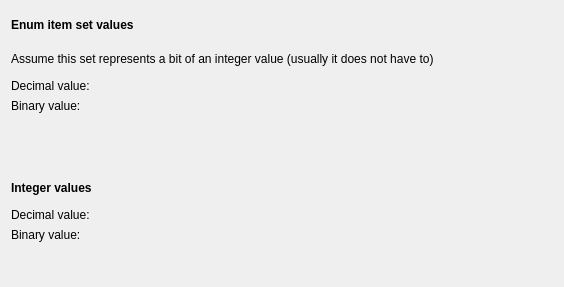
<?xml version="1.0" encoding="UTF-8"?>
<ui version="4.0">
 <class>Form</class>
 <widget class="QWidget" name="Form">
  <property name="geometry">
   <rect>
    <x>0</x>
    <y>0</y>
    <width>564</width>
    <height>287</height>
   </rect>
  </property>
  <property name="windowTitle">
   <string>Form</string>
  </property>
  <layout class="QVBoxLayout" name="verticalLayout">
   <item>
    <widget class="QLabel" name="label_2">
     <property name="font">
      <font>
       <weight>75</weight>
       <bold>true</bold>
      </font>
     </property>
     <property name="text">
      <string>Enum item set values</string>
     </property>
    </widget>
   </item>
   <item>
    <widget class="QLabel" name="label_6">
     <property name="text">
      <string>Assume this set represents a bit of an integer value (usually it does not have to)</string>
     </property>
    </widget>
   </item>
   <item>
    <layout class="QFormLayout" name="formLayout_2">
     <item row="0" column="0">
      <widget class="QLabel" name="label_5">
       <property name="text">
        <string>Decimal value:</string>
       </property>
      </widget>
     </item>
     <item row="0" column="1">
      <widget class="CLabel" name="CLabel_3">
       <property name="channel" stdset="0">
        <string notr="true">japc:///DemoDevice/Acquisition#BitEnumValNum</string>
       </property>
       <property name="displayFormat" stdset="0">
        <enum>PyDMLabel::Decimal</enum>
       </property>
      </widget>
     </item>
     <item row="1" column="0">
      <widget class="QLabel" name="label_7">
       <property name="text">
        <string>Binary value:</string>
       </property>
      </widget>
     </item>
     <item row="1" column="1">
      <widget class="CLabel" name="CLabel_4">
       <property name="channel" stdset="0">
        <string notr="true">japc:///DemoDevice/Acquisition#BitEnumValNum</string>
       </property>
       <property name="displayFormat" stdset="0">
        <enum>PyDMLabel::Binary</enum>
       </property>
      </widget>
     </item>
    </layout>
   </item>
   <item>
    <widget class="CByteIndicator" name="CByteIndicator">
     <property name="channel" stdset="0">
      <string notr="true">japc:///DemoDevice/Acquisition#BitEnumVal</string>
     </property>
     <property name="offColor" stdset="0">
      <color>
       <red>204</red>
       <green>0</green>
       <blue>0</blue>
      </color>
     </property>
     <property name="orientation" stdset="0">
      <enum>Qt::Horizontal</enum>
     </property>
     <property name="labelPosition" stdset="0">
      <enum>QTabWidget::South</enum>
     </property>
     <property name="numBits" stdset="0">
      <number>5</number>
     </property>
    </widget>
   </item>
   <item>
    <spacer name="verticalSpacer">
     <property name="orientation">
      <enum>Qt::Vertical</enum>
     </property>
     <property name="sizeType">
      <enum>QSizePolicy::Fixed</enum>
     </property>
     <property name="sizeHint" stdset="0">
      <size>
       <width>20</width>
       <height>20</height>
      </size>
     </property>
    </spacer>
   </item>
   <item>
    <widget class="QLabel" name="label_3">
     <property name="font">
      <font>
       <weight>75</weight>
       <bold>true</bold>
      </font>
     </property>
     <property name="text">
      <string>Integer values</string>
     </property>
    </widget>
   </item>
   <item>
    <layout class="QFormLayout" name="formLayout">
     <item row="0" column="1">
      <widget class="CLabel" name="CLabel">
       <property name="channel" stdset="0">
        <string notr="true">japc:///DemoDevice/Acquisition#IntVal</string>
       </property>
       <property name="displayFormat" stdset="0">
        <enum>PyDMLabel::String</enum>
       </property>
      </widget>
     </item>
     <item row="1" column="1">
      <widget class="CLabel" name="CLabel_2">
       <property name="channel" stdset="0">
        <string notr="true">japc:///DemoDevice/Acquisition#IntVal</string>
       </property>
       <property name="displayFormat" stdset="0">
        <enum>PyDMLabel::Binary</enum>
       </property>
      </widget>
     </item>
     <item row="0" column="0">
      <widget class="QLabel" name="label">
       <property name="text">
        <string>Decimal value:</string>
       </property>
      </widget>
     </item>
     <item row="1" column="0">
      <widget class="QLabel" name="label_4">
       <property name="text">
        <string>Binary value:</string>
       </property>
      </widget>
     </item>
    </layout>
   </item>
   <item>
    <widget class="CByteIndicator" name="CByteIndicator_2">
     <property name="channel" stdset="0">
      <string notr="true">japc:///DemoDevice/Acquisition#IntVal</string>
     </property>
     <property name="offColor" stdset="0">
      <color>
       <red>204</red>
       <green>0</green>
       <blue>0</blue>
      </color>
     </property>
     <property name="orientation" stdset="0">
      <enum>Qt::Horizontal</enum>
     </property>
     <property name="showLabels" stdset="0">
      <bool>false</bool>
     </property>
     <property name="numBits" stdset="0">
      <number>32</number>
     </property>
    </widget>
   </item>
  </layout>
 </widget>
 <customwidgets>
  <customwidget>
   <class>PyDMLabel</class>
   <extends>QLabel</extends>
   <header>pydm.widgets.label</header>
  </customwidget>
  <customwidget>
   <class>PyDMByteIndicator</class>
   <extends>QWidget</extends>
   <header>pydm.widgets.byte</header>
  </customwidget>
  <customwidget>
   <class>CLabel</class>
   <extends>PyDMLabel</extends>
   <header>comrad.widgets.indicators</header>
  </customwidget>
  <customwidget>
   <class>CByteIndicator</class>
   <extends>PyDMByteIndicator</extends>
   <header>comrad.widgets.indicators</header>
  </customwidget>
 </customwidgets>
 <resources/>
 <connections/>
</ui>
